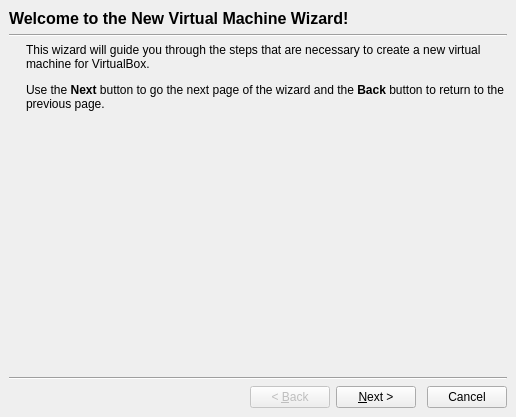
<ui version="4.0" >
 <comment>
 VBox frontends: Qt4 GUI ("VirtualBox"):

 Copyright (C) 2008 Sun Microsystems, Inc.

 This file is part of VirtualBox Open Source Edition (OSE), as
 available from http://www.virtualbox.org. This file is free software;
 you can redistribute it and/or modify it under the terms of the GNU
 General Public License (GPL) as published by the Free Software
 Foundation, in version 2 as it comes in the "COPYING" file of the
 VirtualBox OSE distribution. VirtualBox OSE is distributed in the
 hope that it will be useful, but WITHOUT ANY WARRANTY of any kind.

 Please contact Sun Microsystems, Inc., 4150 Network Circle, Santa
 Clara, CA 95054 USA or visit http://www.sun.com if you need
 additional information or have any questions.
 </comment>
 <class>VBoxNewVMWzd</class>
 <widget class="QDialog" name="VBoxNewVMWzd" >
  <property name="geometry" >
   <rect>
    <x>0</x>
    <y>0</y>
    <width>516</width>
    <height>417</height>
   </rect>
  </property>
  <property name="windowTitle" >
   <string>Create New Virtual Machine</string>
  </property>
  <layout class="QVBoxLayout" >
   <property name="leftMargin" >
    <number>0</number>
   </property>
   <property name="topMargin" >
    <number>0</number>
   </property>
   <property name="rightMargin" >
    <number>0</number>
   </property>
   <property name="bottomMargin" >
    <number>0</number>
   </property>
   <item>
    <widget class="QStackedWidget" name="mPageStack" >
     <property name="currentIndex" >
      <number>0</number>
     </property>
     <widget class="QWidget" name="mPageWelcome" >
      <layout class="QVBoxLayout" >
       <item>
        <widget class="QLabel" name="mPageWelcomeHdr" >
         <property name="font" >
          <font>
           <family>Arial</family>
           <pointsize>12</pointsize>
           <weight>75</weight>
           <bold>true</bold>
          </font>
         </property>
         <property name="text" >
          <string>Welcome to the New Virtual Machine Wizard!</string>
         </property>
        </widget>
       </item>
       <item>
        <widget class="Line" name="line11" >
         <property name="orientation" >
          <enum>Qt::Horizontal</enum>
         </property>
        </widget>
       </item>
       <item>
        <layout class="QHBoxLayout" >
         <property name="spacing" >
          <number>10</number>
         </property>
         <item>
          <widget class="QLabel" name="mLogoWelcome" >
           <property name="sizePolicy" >
            <sizepolicy vsizetype="Minimum" hsizetype="Maximum" >
             <horstretch>0</horstretch>
             <verstretch>0</verstretch>
            </sizepolicy>
           </property>
           <property name="autoFillBackground" >
            <bool>true</bool>
           </property>
           <property name="text" >
            <string/>
           </property>
           <property name="pixmap" >
            <pixmap resource="../VirtualBox.qrc" >:/vmw_new_welcome.png</pixmap>
           </property>
           <property name="alignment" >
            <set>Qt::AlignLeading|Qt::AlignLeft|Qt::AlignTop</set>
           </property>
          </widget>
         </item>
         <item>
          <layout class="QVBoxLayout" >
           <property name="spacing" >
            <number>10</number>
           </property>
           <item>
            <widget class="QILabel" name="mTextWelcome" >
             <property name="sizePolicy" >
              <sizepolicy vsizetype="Minimum" hsizetype="Minimum" >
               <horstretch>0</horstretch>
               <verstretch>0</verstretch>
              </sizepolicy>
             </property>
             <property name="minimumSize" >
              <size>
               <width>300</width>
               <height>0</height>
              </size>
             </property>
             <property name="text" >
              <string>&lt;p>This wizard will guide you through the steps that are necessary to create a new virtual machine for VirtualBox.&lt;/p>&lt;p>Use the &lt;b>Next&lt;/b> button to go the next page of the wizard and the &lt;b>Back&lt;/b> button to return to the previous page.&lt;/p></string>
             </property>
             <property name="wordWrap" >
              <bool>true</bool>
             </property>
            </widget>
           </item>
           <item>
            <spacer>
             <property name="orientation" >
              <enum>Qt::Vertical</enum>
             </property>
             <property name="sizeHint" >
              <size>
               <width>0</width>
               <height>0</height>
              </size>
             </property>
            </spacer>
           </item>
          </layout>
         </item>
        </layout>
       </item>
       <item>
        <widget class="Line" name="line12" >
         <property name="orientation" >
          <enum>Qt::Horizontal</enum>
         </property>
        </widget>
       </item>
       <item>
        <layout class="QHBoxLayout" >
         <item>
          <spacer>
           <property name="orientation" >
            <enum>Qt::Horizontal</enum>
           </property>
           <property name="sizeHint" >
            <size>
             <width>0</width>
             <height>0</height>
            </size>
           </property>
          </spacer>
         </item>
         <item>
          <widget class="QPushButton" name="mBtnBack1" >
           <property name="enabled" >
            <bool>false</bool>
           </property>
           <property name="text" >
            <string>&lt; &amp;Back</string>
           </property>
          </widget>
         </item>
         <item>
          <widget class="QPushButton" name="mBtnNext1" >
           <property name="text" >
            <string>&amp;Next ></string>
           </property>
          </widget>
         </item>
         <item>
          <spacer>
           <property name="orientation" >
            <enum>Qt::Horizontal</enum>
           </property>
           <property name="sizeType" >
            <enum>QSizePolicy::Fixed</enum>
           </property>
           <property name="sizeHint" >
            <size>
             <width>5</width>
             <height>0</height>
            </size>
           </property>
          </spacer>
         </item>
         <item>
          <widget class="QPushButton" name="mBtnCancel1" >
           <property name="text" >
            <string>Cancel</string>
           </property>
          </widget>
         </item>
        </layout>
       </item>
      </layout>
     </widget>
     <widget class="QWidget" name="mPageNameAndOS" >
      <layout class="QVBoxLayout" >
       <item>
        <widget class="QLabel" name="mPageNameAndOSHdr" >
         <property name="font" >
          <font>
           <family>Arial</family>
           <pointsize>12</pointsize>
           <weight>75</weight>
           <bold>true</bold>
          </font>
         </property>
         <property name="text" >
          <string>VM Name and OS Type</string>
         </property>
        </widget>
       </item>
       <item>
        <widget class="Line" name="line21" >
         <property name="orientation" >
          <enum>Qt::Horizontal</enum>
         </property>
        </widget>
       </item>
       <item>
        <layout class="QHBoxLayout" >
         <property name="spacing" >
          <number>10</number>
         </property>
         <item>
          <widget class="QLabel" name="mLogoNameAndOS" >
           <property name="sizePolicy" >
            <sizepolicy vsizetype="Minimum" hsizetype="Maximum" >
             <horstretch>0</horstretch>
             <verstretch>0</verstretch>
            </sizepolicy>
           </property>
           <property name="autoFillBackground" >
            <bool>true</bool>
           </property>
           <property name="text" >
            <string/>
           </property>
           <property name="pixmap" >
            <pixmap resource="../VirtualBox.qrc" >:/vmw_new_welcome.png</pixmap>
           </property>
           <property name="alignment" >
            <set>Qt::AlignLeading|Qt::AlignLeft|Qt::AlignTop</set>
           </property>
          </widget>
         </item>
         <item>
          <layout class="QVBoxLayout" >
           <property name="spacing" >
            <number>10</number>
           </property>
           <item>
            <widget class="QILabel" name="mTextNameAndOS" >
             <property name="sizePolicy" >
              <sizepolicy vsizetype="Minimum" hsizetype="Minimum" >
               <horstretch>0</horstretch>
               <verstretch>0</verstretch>
              </sizepolicy>
             </property>
             <property name="minimumSize" >
              <size>
               <width>300</width>
               <height>0</height>
              </size>
             </property>
             <property name="text" >
              <string>&lt;p>Enter a name for the new virtual machine and select the type of the guest operating system you plan to install onto the virtual machine.&lt;/p>&lt;p>The name of the virtual machine usually indicates its software and hardware configuration. It will be used by all VirtualBox components to identify your virtual machine.&lt;/p></string>
             </property>
             <property name="wordWrap" >
              <bool>true</bool>
             </property>
            </widget>
           </item>
           <item>
            <widget class="QGroupBox" name="gbName" >
             <property name="sizePolicy" >
              <sizepolicy vsizetype="Fixed" hsizetype="Expanding" >
               <horstretch>0</horstretch>
               <verstretch>0</verstretch>
              </sizepolicy>
             </property>
             <property name="title" >
              <string>N&amp;ame</string>
             </property>
             <layout class="QHBoxLayout" >
              <property name="spacing" >
               <number>0</number>
              </property>
              <property name="leftMargin" >
               <number>9</number>
              </property>
              <property name="topMargin" >
               <number>4</number>
              </property>
              <property name="rightMargin" >
               <number>9</number>
              </property>
              <property name="bottomMargin" >
               <number>9</number>
              </property>
              <item>
               <widget class="QLineEdit" name="mLeName" />
              </item>
             </layout>
            </widget>
           </item>
           <item>
            <widget class="QGroupBox" name="gbOSType" >
             <property name="sizePolicy" >
              <sizepolicy vsizetype="Fixed" hsizetype="Expanding" >
               <horstretch>0</horstretch>
               <verstretch>0</verstretch>
              </sizepolicy>
             </property>
             <property name="title" >
              <string>OS &amp;Type</string>
             </property>
             <layout class="QHBoxLayout" >
              <property name="topMargin" >
               <number>4</number>
              </property>
              <item>
               <widget class="VBoxOSTypeSelectorWidget" name="mOSTypeSelector" />
              </item>
             </layout>
            </widget>
           </item>
           <item>
            <spacer>
             <property name="orientation" >
              <enum>Qt::Vertical</enum>
             </property>
             <property name="sizeHint" >
              <size>
               <width>0</width>
               <height>0</height>
              </size>
             </property>
            </spacer>
           </item>
          </layout>
         </item>
        </layout>
       </item>
       <item>
        <widget class="Line" name="line22" >
         <property name="orientation" >
          <enum>Qt::Horizontal</enum>
         </property>
        </widget>
       </item>
       <item>
        <layout class="QHBoxLayout" >
         <item>
          <spacer>
           <property name="orientation" >
            <enum>Qt::Horizontal</enum>
           </property>
           <property name="sizeHint" >
            <size>
             <width>0</width>
             <height>0</height>
            </size>
           </property>
          </spacer>
         </item>
         <item>
          <widget class="QPushButton" name="mBtnBack2" >
           <property name="text" >
            <string>&lt; &amp;Back</string>
           </property>
          </widget>
         </item>
         <item>
          <widget class="QPushButton" name="mBtnNext2" >
           <property name="text" >
            <string>&amp;Next ></string>
           </property>
          </widget>
         </item>
         <item>
          <spacer>
           <property name="orientation" >
            <enum>Qt::Horizontal</enum>
           </property>
           <property name="sizeType" >
            <enum>QSizePolicy::Fixed</enum>
           </property>
           <property name="sizeHint" >
            <size>
             <width>5</width>
             <height>0</height>
            </size>
           </property>
          </spacer>
         </item>
         <item>
          <widget class="QPushButton" name="mBtnCancel2" >
           <property name="text" >
            <string>Cancel</string>
           </property>
          </widget>
         </item>
        </layout>
       </item>
      </layout>
     </widget>
     <widget class="QWidget" name="mPageMemory" >
      <layout class="QVBoxLayout" >
       <item>
        <widget class="QLabel" name="mPageMemoryHdr" >
         <property name="font" >
          <font>
           <family>Arial</family>
           <pointsize>12</pointsize>
           <weight>75</weight>
           <bold>true</bold>
          </font>
         </property>
         <property name="text" >
          <string>Memory</string>
         </property>
        </widget>
       </item>
       <item>
        <widget class="Line" name="line31" >
         <property name="orientation" >
          <enum>Qt::Horizontal</enum>
         </property>
        </widget>
       </item>
       <item>
        <layout class="QHBoxLayout" >
         <property name="spacing" >
          <number>10</number>
         </property>
         <item>
          <widget class="QLabel" name="mLogoMemory" >
           <property name="sizePolicy" >
            <sizepolicy vsizetype="Minimum" hsizetype="Maximum" >
             <horstretch>0</horstretch>
             <verstretch>0</verstretch>
            </sizepolicy>
           </property>
           <property name="autoFillBackground" >
            <bool>true</bool>
           </property>
           <property name="text" >
            <string/>
           </property>
           <property name="pixmap" >
            <pixmap resource="../VirtualBox.qrc" >:/vmw_new_welcome.png</pixmap>
           </property>
           <property name="alignment" >
            <set>Qt::AlignLeading|Qt::AlignLeft|Qt::AlignTop</set>
           </property>
          </widget>
         </item>
         <item>
          <layout class="QVBoxLayout" >
           <property name="spacing" >
            <number>10</number>
           </property>
           <item>
            <widget class="QILabel" name="mTextMemory" >
             <property name="sizePolicy" >
              <sizepolicy vsizetype="Minimum" hsizetype="Minimum" >
               <horstretch>0</horstretch>
               <verstretch>0</verstretch>
              </sizepolicy>
             </property>
             <property name="minimumSize" >
              <size>
               <width>300</width>
               <height>0</height>
              </size>
             </property>
             <property name="text" >
              <string>&lt;p>Select the amount of base memory (RAM) in megabytes to be allocated to the virtual machine.&lt;/p></string>
             </property>
             <property name="wordWrap" >
              <bool>true</bool>
             </property>
            </widget>
           </item>
           <item>
            <widget class="QILabel" name="mTextRAMBest" >
             <property name="sizePolicy" >
              <sizepolicy vsizetype="Minimum" hsizetype="Minimum" >
               <horstretch>0</horstretch>
               <verstretch>0</verstretch>
              </sizepolicy>
             </property>
             <property name="minimumSize" >
              <size>
               <width>300</width>
               <height>0</height>
              </size>
             </property>
             <property name="text" >
              <string/>
             </property>
             <property name="wordWrap" >
              <bool>true</bool>
             </property>
            </widget>
           </item>
           <item>
            <widget class="QGroupBox" name="gbMemory" >
             <property name="sizePolicy" >
              <sizepolicy vsizetype="Fixed" hsizetype="Expanding" >
               <horstretch>0</horstretch>
               <verstretch>0</verstretch>
              </sizepolicy>
             </property>
             <property name="title" >
              <string>Base &amp;Memory Size</string>
             </property>
             <layout class="QGridLayout" >
              <property name="topMargin" >
               <number>4</number>
              </property>
              <item row="0" column="0" colspan="3" >
               <widget class="QSlider" name="mSlRAM" >
                <property name="sizePolicy" >
                 <sizepolicy vsizetype="Fixed" hsizetype="Expanding" >
                  <horstretch>0</horstretch>
                  <verstretch>0</verstretch>
                 </sizepolicy>
                </property>
                <property name="minimumSize" >
                 <size>
                  <width>0</width>
                  <height>0</height>
                 </size>
                </property>
                <property name="orientation" >
                 <enum>Qt::Horizontal</enum>
                </property>
                <property name="tickPosition" >
                 <enum>QSlider::TicksBelow</enum>
                </property>
               </widget>
              </item>
              <item row="0" column="3" >
               <widget class="QILineEdit" name="mLeRAM" >
                <property name="sizePolicy" >
                 <sizepolicy vsizetype="Fixed" hsizetype="Preferred" >
                  <horstretch>0</horstretch>
                  <verstretch>0</verstretch>
                 </sizepolicy>
                </property>
               </widget>
              </item>
              <item row="0" column="4" >
               <widget class="QLabel" name="txRAM" >
                <property name="sizePolicy" >
                 <sizepolicy vsizetype="Fixed" hsizetype="Fixed" >
                  <horstretch>0</horstretch>
                  <verstretch>0</verstretch>
                 </sizepolicy>
                </property>
                <property name="text" >
                 <string>MB</string>
                </property>
               </widget>
              </item>
              <item row="1" column="0" >
               <widget class="QLabel" name="mTxRAMMin" >
                <property name="sizePolicy" >
                 <sizepolicy vsizetype="Preferred" hsizetype="Minimum" >
                  <horstretch>0</horstretch>
                  <verstretch>0</verstretch>
                 </sizepolicy>
                </property>
                <property name="text" >
                 <string/>
                </property>
                <property name="alignment" >
                 <set>Qt::AlignLeading|Qt::AlignLeft|Qt::AlignTop</set>
                </property>
               </widget>
              </item>
              <item row="1" column="2" >
               <widget class="QLabel" name="mTxRAMMax" >
                <property name="sizePolicy" >
                 <sizepolicy vsizetype="Preferred" hsizetype="Minimum" >
                  <horstretch>0</horstretch>
                  <verstretch>0</verstretch>
                 </sizepolicy>
                </property>
                <property name="text" >
                 <string/>
                </property>
                <property name="alignment" >
                 <set>Qt::AlignRight|Qt::AlignTop|Qt::AlignTrailing</set>
                </property>
               </widget>
              </item>
              <item row="1" column="1" >
               <spacer>
                <property name="orientation" >
                 <enum>Qt::Horizontal</enum>
                </property>
                <property name="sizeHint" >
                 <size>
                  <width>40</width>
                  <height>5</height>
                 </size>
                </property>
               </spacer>
              </item>
             </layout>
            </widget>
           </item>
           <item>
            <spacer>
             <property name="orientation" >
              <enum>Qt::Vertical</enum>
             </property>
             <property name="sizeHint" >
              <size>
               <width>0</width>
               <height>0</height>
              </size>
             </property>
            </spacer>
           </item>
          </layout>
         </item>
        </layout>
       </item>
       <item>
        <widget class="Line" name="line32" >
         <property name="orientation" >
          <enum>Qt::Horizontal</enum>
         </property>
        </widget>
       </item>
       <item>
        <layout class="QHBoxLayout" >
         <item>
          <spacer>
           <property name="orientation" >
            <enum>Qt::Horizontal</enum>
           </property>
           <property name="sizeHint" >
            <size>
             <width>0</width>
             <height>0</height>
            </size>
           </property>
          </spacer>
         </item>
         <item>
          <widget class="QPushButton" name="mBtnBack3" >
           <property name="text" >
            <string>&lt; &amp;Back</string>
           </property>
          </widget>
         </item>
         <item>
          <widget class="QPushButton" name="mBtnNext3" >
           <property name="text" >
            <string>&amp;Next ></string>
           </property>
          </widget>
         </item>
         <item>
          <spacer>
           <property name="orientation" >
            <enum>Qt::Horizontal</enum>
           </property>
           <property name="sizeType" >
            <enum>QSizePolicy::Fixed</enum>
           </property>
           <property name="sizeHint" >
            <size>
             <width>5</width>
             <height>0</height>
            </size>
           </property>
          </spacer>
         </item>
         <item>
          <widget class="QPushButton" name="mBtnCancel3" >
           <property name="text" >
            <string>Cancel</string>
           </property>
          </widget>
         </item>
        </layout>
       </item>
      </layout>
     </widget>
     <widget class="QWidget" name="mPageHDD" >
      <layout class="QVBoxLayout" >
       <item>
        <widget class="QLabel" name="mPageHDDHdr" >
         <property name="font" >
          <font>
           <family>Arial</family>
           <pointsize>12</pointsize>
           <weight>75</weight>
           <bold>true</bold>
          </font>
         </property>
         <property name="text" >
          <string>Virtual Hard Disk</string>
         </property>
        </widget>
       </item>
       <item>
        <widget class="Line" name="line41" >
         <property name="orientation" >
          <enum>Qt::Horizontal</enum>
         </property>
        </widget>
       </item>
       <item>
        <layout class="QHBoxLayout" >
         <property name="spacing" >
          <number>10</number>
         </property>
         <item>
          <widget class="QLabel" name="mLogoHDD" >
           <property name="sizePolicy" >
            <sizepolicy vsizetype="Minimum" hsizetype="Maximum" >
             <horstretch>0</horstretch>
             <verstretch>0</verstretch>
            </sizepolicy>
           </property>
           <property name="autoFillBackground" >
            <bool>true</bool>
           </property>
           <property name="text" >
            <string/>
           </property>
           <property name="pixmap" >
            <pixmap resource="../VirtualBox.qrc" >:/vmw_new_welcome.png</pixmap>
           </property>
           <property name="alignment" >
            <set>Qt::AlignLeading|Qt::AlignLeft|Qt::AlignTop</set>
           </property>
          </widget>
         </item>
         <item>
          <layout class="QVBoxLayout" >
           <property name="spacing" >
            <number>10</number>
           </property>
           <item>
            <widget class="QILabel" name="mTextVDI" >
             <property name="sizePolicy" >
              <sizepolicy vsizetype="Minimum" hsizetype="Minimum" >
               <horstretch>0</horstretch>
               <verstretch>0</verstretch>
              </sizepolicy>
             </property>
             <property name="minimumSize" >
              <size>
               <width>300</width>
               <height>0</height>
              </size>
             </property>
             <property name="text" >
              <string>&lt;p>Select a hard disk image to be used as the boot hard disk of the virtual machine. You can either create a new hard disk using the &lt;b>New&lt;/b> button or select an existing hard disk image from the drop-down list or by pressing the &lt;b>Existing&lt;/b> button (to invoke the Virtual Media Manager dialog).&lt;/p>&lt;p>If you need a more complicated hard disk setup, you can also skip this step and attach hard disks later using the VM Settings dialog.&lt;/p></string>
             </property>
             <property name="wordWrap" >
              <bool>true</bool>
             </property>
            </widget>
           </item>
           <item>
            <widget class="QILabel" name="mTextVDIBest" >
             <property name="sizePolicy" >
              <sizepolicy vsizetype="Minimum" hsizetype="Minimum" >
               <horstretch>0</horstretch>
               <verstretch>0</verstretch>
              </sizepolicy>
             </property>
             <property name="minimumSize" >
              <size>
               <width>300</width>
               <height>0</height>
              </size>
             </property>
             <property name="text" >
              <string/>
             </property>
             <property name="wordWrap" >
              <bool>true</bool>
             </property>
            </widget>
           </item>
           <item>
            <widget class="QGroupBox" name="mGbHDA" >
             <property name="sizePolicy" >
              <sizepolicy vsizetype="Fixed" hsizetype="Expanding" >
               <horstretch>0</horstretch>
               <verstretch>0</verstretch>
              </sizepolicy>
             </property>
             <property name="title" >
              <string>Boot Hard &amp;Disk (Primary Master)</string>
             </property>
             <property name="checkable">
              <bool>true</bool>
             </property>
             <layout class="QGridLayout" >
              <property name="topMargin" >
               <number>4</number>
              </property>
              <item row="1" column="0" >
               <widget class="QPushButton" name="mPbNewHD" >
                <property name="text" >
                 <string>N&amp;ew...</string>
                </property>
               </widget>
              </item>
              <item row="1" column="1" >
               <widget class="QPushButton" name="mPbExistingHD" >
                <property name="text" >
                 <string>E&amp;xisting...</string>
                </property>
               </widget>
              </item>
              <item row="1" column="2" >
               <spacer>
                <property name="orientation" >
                 <enum>Qt::Horizontal</enum>
                </property>
                <property name="sizeHint" >
                 <size>
                  <width>0</width>
                  <height>0</height>
                 </size>
                </property>
               </spacer>
              </item>
              <item row="0" column="0" colspan="3" >
               <widget class="VBoxMediaComboBox" name="mHDCombo" >
                <property name="sizePolicy" >
                 <sizepolicy vsizetype="Fixed" hsizetype="Expanding" >
                  <horstretch>0</horstretch>
                  <verstretch>0</verstretch>
                 </sizepolicy>
                </property>
               </widget>
              </item>
             </layout>
            </widget>
           </item>
           <item>
            <spacer>
             <property name="orientation" >
              <enum>Qt::Vertical</enum>
             </property>
             <property name="sizeHint" >
              <size>
               <width>0</width>
               <height>0</height>
              </size>
             </property>
            </spacer>
           </item>
          </layout>
         </item>
        </layout>
       </item>
       <item>
        <widget class="Line" name="line42" >
         <property name="orientation" >
          <enum>Qt::Horizontal</enum>
         </property>
        </widget>
       </item>
       <item>
        <layout class="QHBoxLayout" >
         <item>
          <spacer>
           <property name="orientation" >
            <enum>Qt::Horizontal</enum>
           </property>
           <property name="sizeHint" >
            <size>
             <width>0</width>
             <height>0</height>
            </size>
           </property>
          </spacer>
         </item>
         <item>
          <widget class="QPushButton" name="mBtnBack4" >
           <property name="text" >
            <string>&lt; &amp;Back</string>
           </property>
          </widget>
         </item>
         <item>
          <widget class="QPushButton" name="mBtnNext4" >
           <property name="text" >
            <string>&amp;Next ></string>
           </property>
          </widget>
         </item>
         <item>
          <spacer>
           <property name="orientation" >
            <enum>Qt::Horizontal</enum>
           </property>
           <property name="sizeType" >
            <enum>QSizePolicy::Fixed</enum>
           </property>
           <property name="sizeHint" >
            <size>
             <width>5</width>
             <height>0</height>
            </size>
           </property>
          </spacer>
         </item>
         <item>
          <widget class="QPushButton" name="mBtnCancel4" >
           <property name="text" >
            <string>Cancel</string>
           </property>
          </widget>
         </item>
        </layout>
       </item>
      </layout>
     </widget>
     <widget class="QWidget" name="mPageSummary" >
      <layout class="QVBoxLayout" >
       <item>
        <widget class="QLabel" name="mPageSummaryHdr" >
         <property name="font" >
          <font>
           <family>Arial</family>
           <pointsize>12</pointsize>
           <weight>75</weight>
           <bold>true</bold>
          </font>
         </property>
         <property name="text" >
          <string>Summary</string>
         </property>
        </widget>
       </item>
       <item>
        <widget class="Line" name="line51" >
         <property name="orientation" >
          <enum>Qt::Horizontal</enum>
         </property>
        </widget>
       </item>
       <item>
        <layout class="QHBoxLayout" >
         <property name="spacing" >
          <number>10</number>
         </property>
         <item>
          <widget class="QLabel" name="mLogoSummary" >
           <property name="sizePolicy" >
            <sizepolicy vsizetype="Minimum" hsizetype="Maximum" >
             <horstretch>0</horstretch>
             <verstretch>0</verstretch>
            </sizepolicy>
           </property>
           <property name="autoFillBackground" >
            <bool>true</bool>
           </property>
           <property name="text" >
            <string/>
           </property>
           <property name="pixmap" >
            <pixmap resource="../VirtualBox.qrc" >:/vmw_new_welcome.png</pixmap>
           </property>
           <property name="alignment" >
            <set>Qt::AlignLeading|Qt::AlignLeft|Qt::AlignTop</set>
           </property>
          </widget>
         </item>
         <item>
          <layout class="QVBoxLayout" >
           <property name="spacing" >
            <number>10</number>
           </property>
           <item>
            <widget class="QILabel" name="mTextSummaryHdr" >
             <property name="sizePolicy" >
              <sizepolicy vsizetype="Minimum" hsizetype="Minimum" >
               <horstretch>0</horstretch>
               <verstretch>0</verstretch>
              </sizepolicy>
             </property>
             <property name="minimumSize" >
              <size>
               <width>300</width>
               <height>0</height>
              </size>
             </property>
             <property name="text" >
              <string>&lt;p>You are going to create a new virtual machine with the following parameters:&lt;/p></string>
             </property>
             <property name="wordWrap" >
              <bool>true</bool>
             </property>
            </widget>
           </item>
           <item>
            <widget class="QITextEdit" name="mTeSummary" >
             <property name="sizePolicy" >
              <sizepolicy vsizetype="Minimum" hsizetype="Minimum" >
               <horstretch>0</horstretch>
               <verstretch>0</verstretch>
              </sizepolicy>
             </property>
             <property name="minimumSize" >
              <size>
               <width>300</width>
               <height>0</height>
              </size>
             </property>
             <property name="frameShape" >
              <enum>QFrame::NoFrame</enum>
             </property>
             <property name="autoFormatting" >
              <set>QTextEdit::AutoAll</set>
             </property>
             <property name="readOnly" >
              <bool>true</bool>
             </property>
            </widget>
           </item>
           <item>
            <widget class="QILabel" name="mTextSummaryFtr" >
             <property name="sizePolicy" >
              <sizepolicy vsizetype="Minimum" hsizetype="Minimum" >
               <horstretch>0</horstretch>
               <verstretch>0</verstretch>
              </sizepolicy>
             </property>
             <property name="minimumSize" >
              <size>
               <width>300</width>
               <height>0</height>
              </size>
             </property>
             <property name="text" >
              <string>&lt;p>If the above is correct press the &lt;b>Finish&lt;/b> button. Once you press it, a new virtual machine will be created. &lt;/p>&lt;p>Note that you can alter these and all other setting of the created virtual machine at any time using the &lt;b>Settings&lt;/b> dialog accessible through the menu of the main window.&lt;/p></string>
             </property>
             <property name="wordWrap" >
              <bool>true</bool>
             </property>
            </widget>
           </item>
           <item>
            <spacer>
             <property name="orientation" >
              <enum>Qt::Vertical</enum>
             </property>
             <property name="sizeType" >
              <enum>QSizePolicy::Expanding</enum>
             </property>
             <property name="sizeHint" >
              <size>
               <width>0</width>
               <height>0</height>
              </size>
             </property>
            </spacer>
           </item>
          </layout>
         </item>
        </layout>
       </item>
       <item>
        <widget class="Line" name="line52" >
         <property name="orientation" >
          <enum>Qt::Horizontal</enum>
         </property>
        </widget>
       </item>
       <item>
        <layout class="QHBoxLayout" >
         <item>
          <spacer>
           <property name="orientation" >
            <enum>Qt::Horizontal</enum>
           </property>
           <property name="sizeHint" >
            <size>
             <width>0</width>
             <height>0</height>
            </size>
           </property>
          </spacer>
         </item>
         <item>
          <widget class="QPushButton" name="mBtnBack5" >
           <property name="text" >
            <string>&lt; &amp;Back</string>
           </property>
          </widget>
         </item>
         <item>
          <widget class="QPushButton" name="mBtnFinish" >
           <property name="text" >
            <string>&amp;Finish</string>
           </property>
          </widget>
         </item>
         <item>
          <spacer>
           <property name="orientation" >
            <enum>Qt::Horizontal</enum>
           </property>
           <property name="sizeType" >
            <enum>QSizePolicy::Fixed</enum>
           </property>
           <property name="sizeHint" >
            <size>
             <width>5</width>
             <height>0</height>
            </size>
           </property>
          </spacer>
         </item>
         <item>
          <widget class="QPushButton" name="mBtnCancel5" >
           <property name="text" >
            <string>Cancel</string>
           </property>
          </widget>
         </item>
        </layout>
       </item>
      </layout>
     </widget>
    </widget>
   </item>
  </layout>
 </widget>
 <customwidgets>
  <customwidget>
   <class>QILabel</class>
   <extends>QLabel</extends>
   <header>QILabel.h</header>
  </customwidget>
  <customwidget>
   <class>VBoxOSTypeSelectorWidget</class>
   <extends>QWidget</extends>
   <header>VBoxOSTypeSelectorWidget.h</header>
  </customwidget>
  <customwidget>
   <class>VBoxMediaComboBox</class>
   <extends>QComboBox</extends>
   <header>VBoxMediaComboBox.h</header>
  </customwidget>
  <customwidget>
   <class>QITextEdit</class>
   <extends>QTextEdit</extends>
   <header>QIAbstractWizard.h</header>
  </customwidget>
  <customwidget>
   <class>QILineEdit</class>
   <extends>QLineEdit</extends>
   <header>QILineEdit.h</header>
  </customwidget>
 </customwidgets>
 <tabstops>
  <tabstop>mBtnNext1</tabstop>
  <tabstop>mBtnCancel1</tabstop>
  <tabstop>mLeName</tabstop>
  <tabstop>mOSTypeSelector</tabstop>
  <tabstop>mBtnBack2</tabstop>
  <tabstop>mBtnNext2</tabstop>
  <tabstop>mBtnCancel2</tabstop>
  <tabstop>mSlRAM</tabstop>
  <tabstop>mLeRAM</tabstop>
  <tabstop>mBtnBack3</tabstop>
  <tabstop>mBtnNext3</tabstop>
  <tabstop>mBtnCancel3</tabstop>
  <tabstop>mHDCombo</tabstop>
  <tabstop>mPbNewHD</tabstop>
  <tabstop>mPbExistingHD</tabstop>
  <tabstop>mBtnBack4</tabstop>
  <tabstop>mBtnNext4</tabstop>
  <tabstop>mBtnCancel4</tabstop>
  <tabstop>mBtnBack5</tabstop>
  <tabstop>mBtnFinish</tabstop>
  <tabstop>mBtnCancel5</tabstop>
 </tabstops>
 <resources>
  <include location="../VirtualBox.qrc" />
 </resources>
 <connections/>
</ui>
